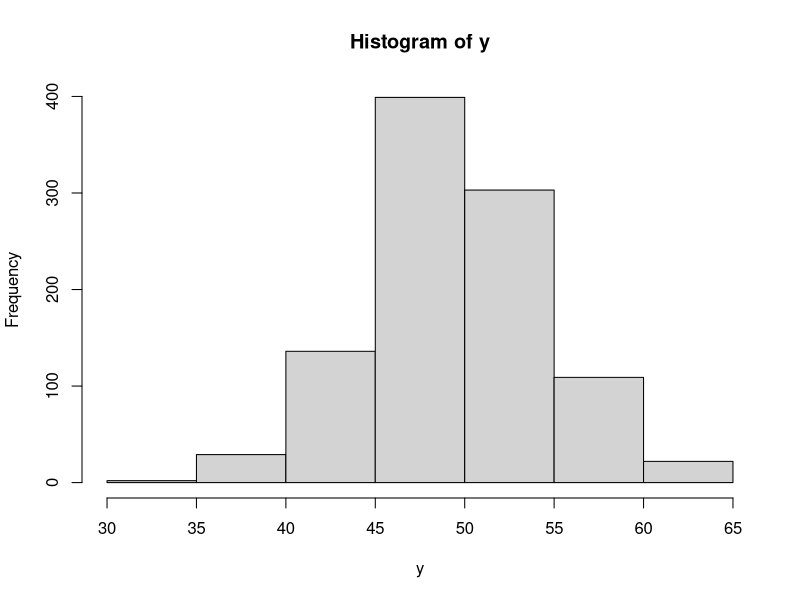
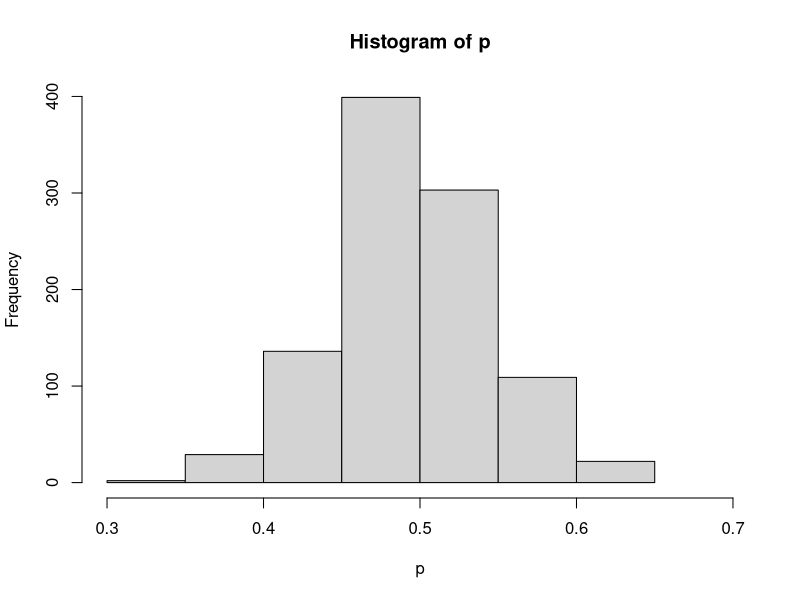
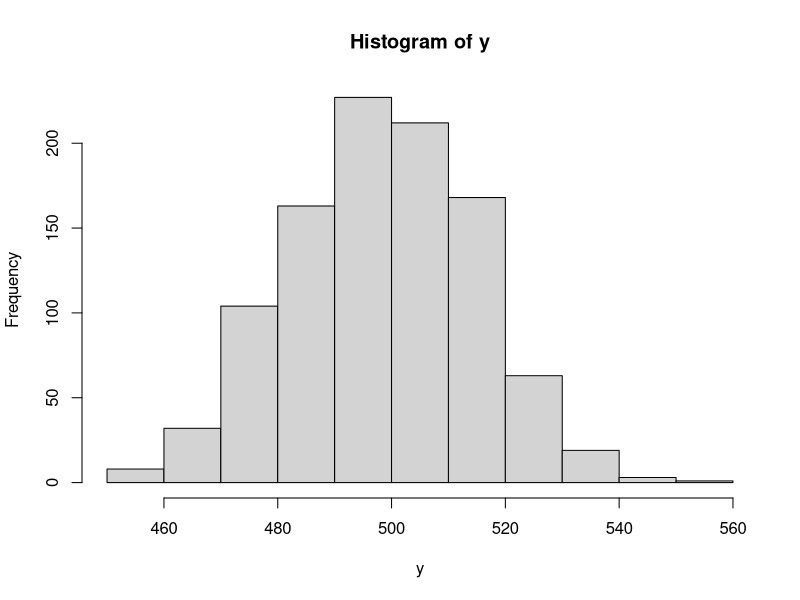
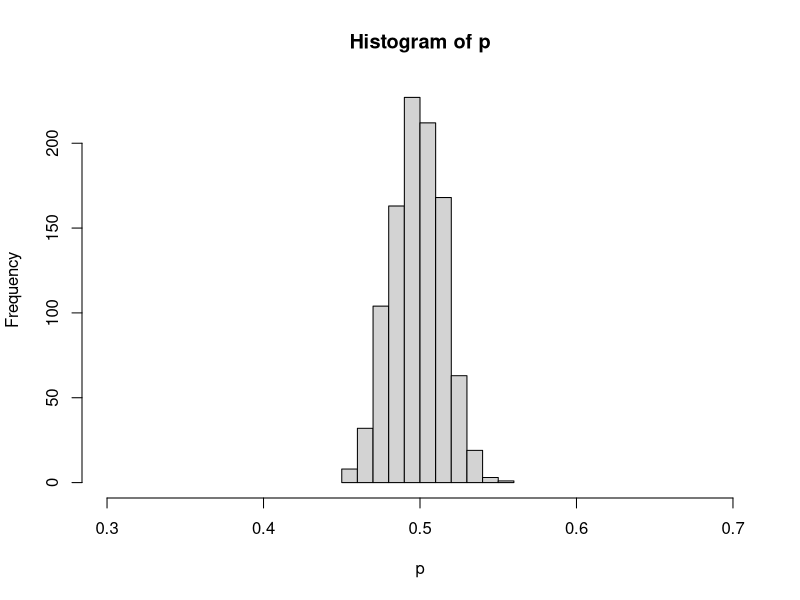
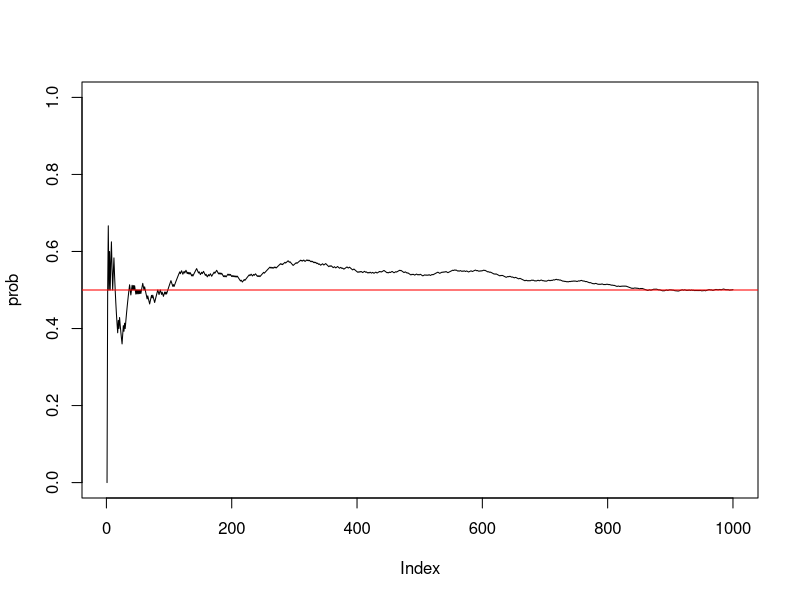
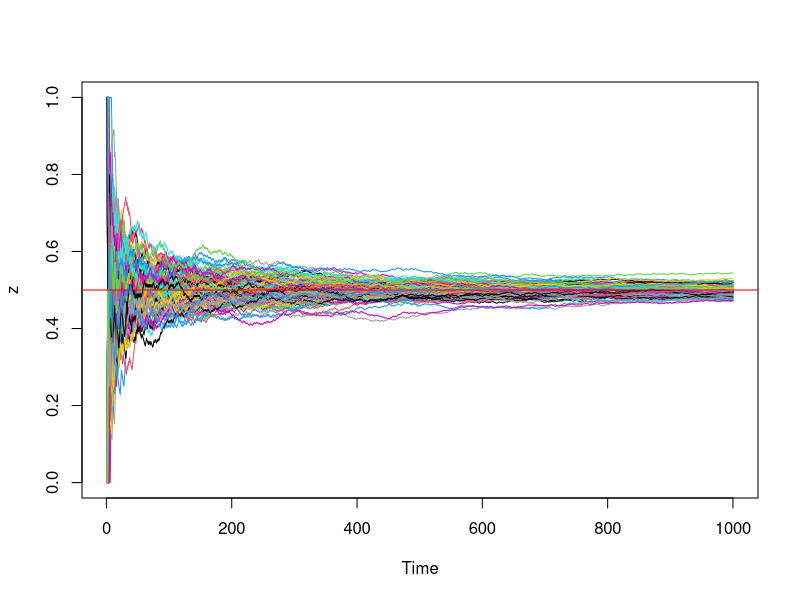
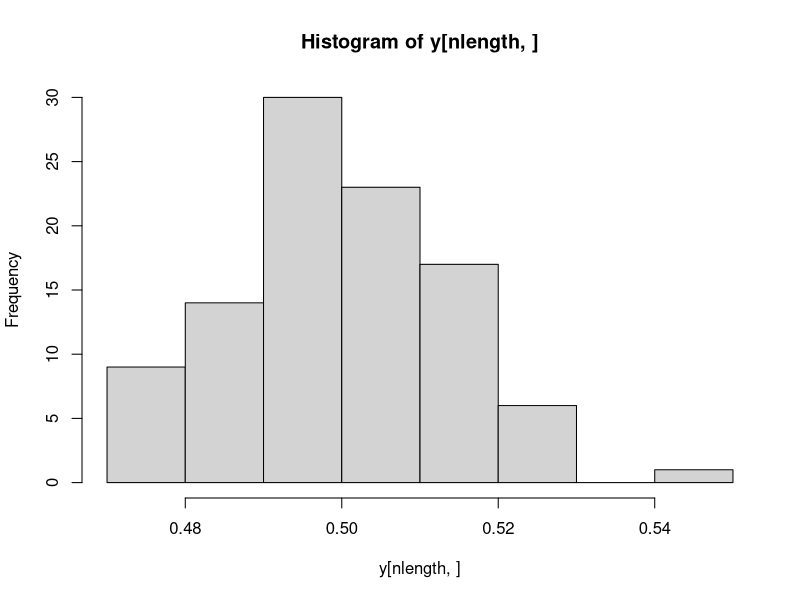
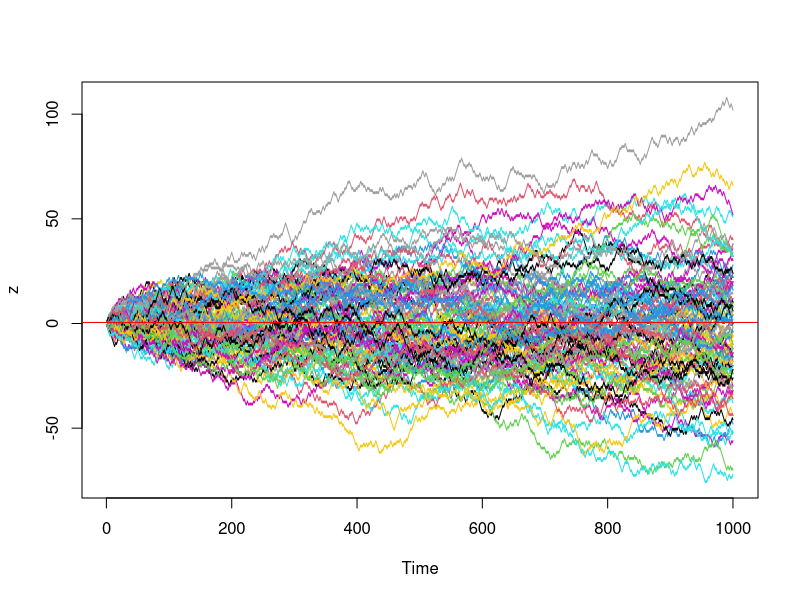

These figures' R source, in order:
it <- 1000 # 반복 수
# (1) 동전을 100번 던졌을 때 앞면이 나온 횟수 (반복 수=1,000)
y <- rbinom(it,100,0.5)
hist(y)
p <- y/100
hist(p, xlim=c(0.3,0.7))

# (2) 동전을 1,000번 던졌을 때 앞면이 나온 횟수 (반복 수=1,000)
y <- rbinom(it,1000,0.5)
hist(y)
p <- y/1000
hist(p, xlim=c(0.3,0.7))

# (4.1) 동전을 1,000번 던졌을 때 앞면이 나온 비율 변화
nlength <- 1000
x <- 1:nlength
#coin <- sample(c(0,1),nlength,replace=T)
coin <- rbinom(nlength,1,0.5)
csum <- cumsum(coin)
prob <- csum/x
plot(prob, type="l", ylim=c(0,1))
abline(a=0.5, b=0, col="red")

# (4.2) 동전을 1,000번 던졌을 때 앞면이 나온 비율 (반복 수=100)
nlength <- 1000
nseries <- 100
x <- 1:nlength
y <- matrix(0,nrow=nlength,ncol=nseries)
for(i in 1:nseries){
  coin <- sample(c(0,1),nlength,replace=T)
  csum <- cumsum(coin)
  prob <- csum/x
  y[,i] <- prob
}
z <- ts(y)
plot(z,plot.type="single",col=1:100)
abline(a=0.5, b=0, col="red")
hist(y[nlength,])


# (5.1) 동전던지기 게임 - 자본금의 변화
nlength <- 1000
nseries <- 100
x <- 1:nlength
y <- matrix(0,nrow=nlength,ncol=nseries)
for(i in 1:nseries){
  coin <- sample(c(0,1),nlength,replace=T)
  csum <- cumsum(coin)
  money <- csum*2-x
  y[,i] <- money
}
z <- ts(y)
plot(z,plot.type="single",col=1:100)
abline(a=0.5, b=0, col="red")
hist(y[nlength,])


